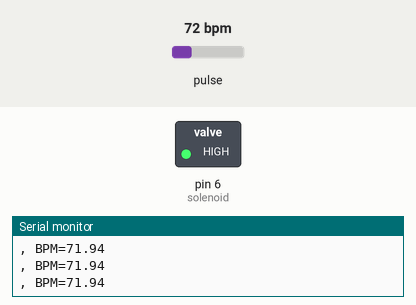
A sketch run on a simulated Arduino Uno, built with avr-gcc and run on an emulated ATmega328P. Parts: switched loads named in the sketch (green lamp = pin HIGH), the last lines printed to the serial monitor. The inputs (shaded band) are chosen by the test bench; at power-on: pulse 72 bpm.

Above: at 1.2 s.
1.3 s: pulse set to 42 bpm
4.3 s: pulse set to 158 bpm
At 13.19 s:
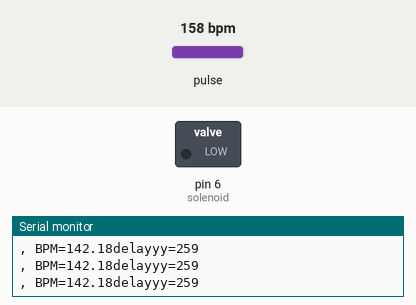
Timing chart, 0 to 13.3 s (numbered marks = the images above; inputs shaded):
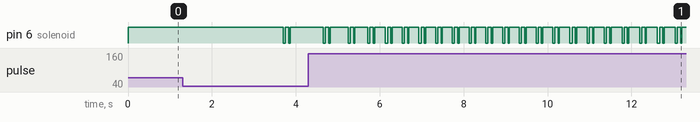

The sketch:

37_heart_rate.ino
```cpp
/*
  Optical Heart Rate Detection (PBA Algorithm) using the MAX30105 Breakout
  By: Nathan Seidle @ SparkFun Electronics
  Date: October 2nd, 2016
  https://github.com/sparkfun/MAX30105_Breakout

  This is a demo to show the reading of heart rate or beats per minute (BPM) using
  a Penpheral Beat Amplitude (PBA) algorithm.

  It is best to attach the sensor to your finger using a rubber band or other tightening
  device. Humans are generally bad at applying constant pressure to a thing. When you
  press your finger against the sensor it varies enough to cause the blood in your
  finger to flow differently which causes the sensor readings to go wonky.

  Hardware Connections (Breakoutboard to Arduino):
  -5V = 5V (3.3V is allowed)
  -GND = GND
  -SDA = A4 (or SDA)
  -SCL = A5 (or SCL)
  -INT = Not connected

  The MAX30105 Breakout can handle 5V or 3.3V I2C logic. We recommend powering the board with 5V
  but it will also run at 3.3V.
*/

#include <Wire.h>
#include "MAX30105.h"
#include "heartRate.h"

MAX30105 particleSensor;

const byte RATE_SIZE = 4; //Increase this for more averaging. 4 is good.
byte rates[RATE_SIZE]; //Array of heart rates
byte rateSpot = 0;
long lastBeat = 0; //Time at which the last beat occurred

float beatsPerMinute;
int beatAvg;
int solenoid = 6;
int bpmdelay = 0;

int lastRecordTime = millis();

void setup()
{
  Serial.begin(115200);
  Serial.println("Initializing...");
  pinMode(solenoid, OUTPUT);
  digitalWrite(solenoid, true);

  // Initialize sensor
  if (!particleSensor.begin(Wire, I2C_SPEED_FAST)) //Use default I2C port, 400kHz speed
  {
    Serial.println("MAX30105 was not found. Please check wiring/power. ");
    while (1);
  }
  Serial.println("Place your index finger on the sensor with steady pressure.");

  particleSensor.setup(); //Configure sensor with default settings
  particleSensor.setPulseAmplitudeRed(0x0A); //Turn Red LED to low to indicate sensor is running
  particleSensor.setPulseAmplitudeGreen(0); //Turn off Green LED
}

void repeatMe() {
    Serial.print("Uptime (s): ");
    Serial.println(millis() / 1000);
}

void loop()
{
  long irValue = particleSensor.getIR();

  if (checkForBeat(irValue) == true)
  {
    //We sensed a beat!
    long delta = millis() - lastBeat;
    lastBeat = millis();

    beatsPerMinute = 60 / (delta / 1000.0);

    if (beatsPerMinute < 255 && beatsPerMinute > 20)
    {
      rates[rateSpot++] = (byte)beatsPerMinute; //Store this reading in the array
      rateSpot %= RATE_SIZE; //Wrap variable

      //Take average of readings
      beatAvg = 0;
      for (byte x = 0 ; x < RATE_SIZE ; x++)
        beatAvg += rates[x];
      beatAvg /= RATE_SIZE;

    }
  }

//  Serial.print("IR=");
//  Serial.print(irValue);
  Serial.print(", BPM=");
  Serial.print(beatsPerMinute);
//  Serial.print(", Avg BPM=");
//  Serial.print(beatAvg);

  if (irValue < 50000) {
    Serial.print(" No finger?");

  } else {
      if (beatAvg > 0 && beatAvg > 30) {
        bpmdelay = (60000/beatAvg) - 160;
        Serial.print("delayyy=");
        Serial.print(bpmdelay);

        int elapseTime = millis() - lastRecordTime;
    if (elapseTime > bpmdelay) {

      digitalWrite(solenoid, false);
      delay(50);
      digitalWrite(solenoid, true);
      delay(80);
      digitalWrite(solenoid, false);
      delay(30);
      digitalWrite(solenoid, true);
      lastRecordTime = millis();
   }
      }

  }


  Serial.println();

}
```

License.ino
```cpp
// (licence header left out)

```
